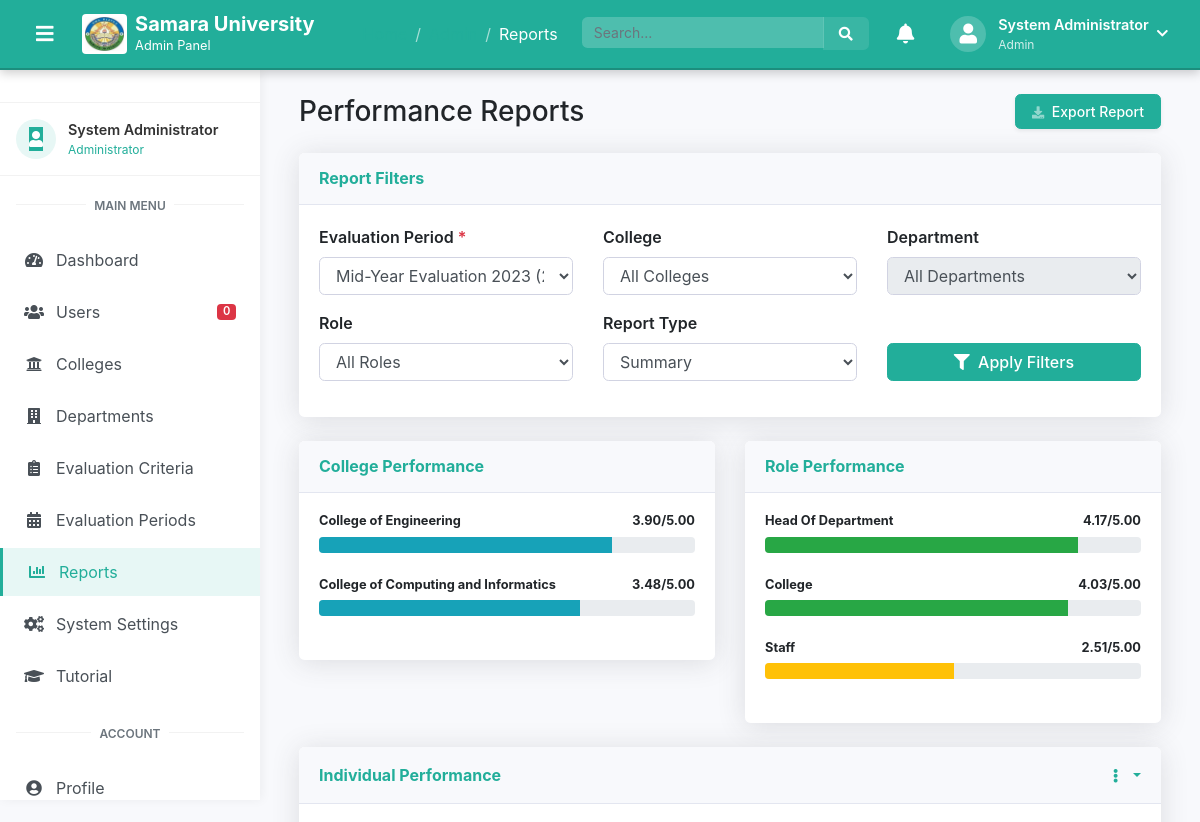
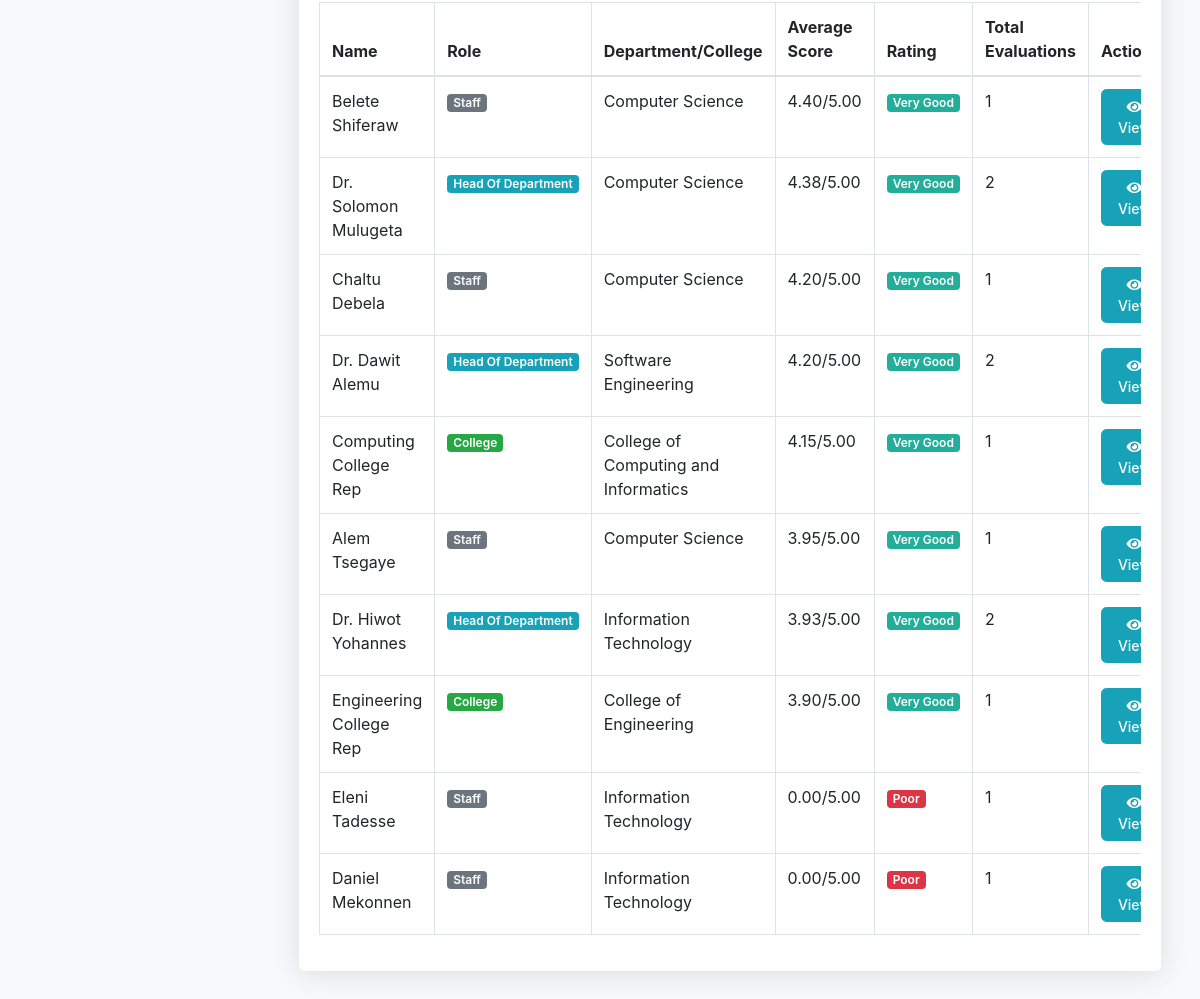
Page /admin/reports.php?period_id=1 (signed in) on the committed database (2 pictures, top to bottom).
### tables this page shows
CREATE TABLE IF NOT EXISTS colleges (
    college_id INT AUTO_INCREMENT PRIMARY KEY,
    name VARCHAR(100) NOT NULL,
    code VARCHAR(20) NOT NULL UNIQUE,
    description TEXT,
    vision TEXT,
    mission TEXT,
    created_at TIMESTAMP DEFAULT CURRENT_TIMESTAMP,
    updated_at TIMESTAMP DEFAULT CURRENT_TIMESTAMP ON UPDATE CURRENT_TIMESTAMP
);

CREATE TABLE IF NOT EXISTS users (
    user_id INT AUTO_INCREMENT PRIMARY KEY,
    username VARCHAR(50) NOT NULL UNIQUE,
    password VARCHAR(255) NOT NULL,
    email VARCHAR(100) NOT NULL UNIQUE,
    full_name VARCHAR(100) NOT NULL,
    role ENUM('admin', 'dean', 'college', 'head_of_department', 'staff', 'hrm') NOT NULL,
    department_id INT,
    college_id INT,
    position VARCHAR(100),
    profile_image VARCHAR(255),
    bio TEXT,
    phone VARCHAR(20),
    address TEXT,
    status TINYINT(1) DEFAULT 1,
    last_login DATETIME,
    created_at TIMESTAMP DEFAULT CURRENT_TIMESTAMP,
    updated_at TIMESTAMP DEFAULT CURRENT_TIMESTAMP ON UPDATE CURRENT_TIMESTAMP,
    FOREIGN KEY (department_id) REFERENCES departments(department_id) ON DELETE SET NULL,
    FOREIGN KEY (college_id) REFERENCES colleges(college_id) ON DELETE SET NULL
);

CREATE TABLE IF NOT EXISTS departments (
    department_id INT AUTO_INCREMENT PRIMARY KEY,
    name VARCHAR(100) NOT NULL,
    code VARCHAR(20) NOT NULL UNIQUE,
    college_id INT NOT NULL,
    description TEXT,
    created_at TIMESTAMP DEFAULT CURRENT_TIMESTAMP,
    updated_at TIMESTAMP DEFAULT CURRENT_TIMESTAMP ON UPDATE CURRENT_TIMESTAMP,
    FOREIGN KEY (college_id) REFERENCES colleges(college_id) ON DELETE CASCADE
);

### admin/reports.php (the view, shortened to what the rows shown need)
<?php
require_once BASE_PATH . '/includes/config.php';
$period_id = isset($_GET['period_id']) ? (int)$_GET['period_id'] : 0;
$report_type = isset($_GET['report_type']) ? sanitize_input($_GET['report_type']) : 'summary';
$college_performance = [];
$individual_performance = [];
if ($period_id > 0) {
    $sql = "SELECT c.college_id, c.name, AVG(e.total_score) as avg_score, COUNT(DISTINCT e.evaluation_id) as total_evaluations
            FROM colleges c
            LEFT JOIN users u ON c.college_id = u.college_id
            LEFT JOIN evaluations e ON u.user_id = e.evaluatee_id
            WHERE e.period_id = ?
            GROUP BY c.college_id
            ORDER BY avg_score DESC";
    $stmt = $conn->prepare($sql);
    $stmt->bind_param("i", $period_id);
    $stmt->execute();
    $result = $stmt->get_result();
    if ($result && $result->num_rows > 0) {
        while ($row = $result->fetch_assoc()) {
            $college_performance[] = $row;
        }
    }
    $sql = "SELECT u.user_id, u.full_name, u.role, d.name as department_name, c.name as college_name,
            AVG(e.total_score) as avg_score, COUNT(DISTINCT e.evaluation_id) as total_evaluations
            FROM users u
            LEFT JOIN departments d ON u.department_id = d.department_id
            LEFT JOIN colleges c ON u.college_id = c.college_id
            JOIN evaluations e ON u.user_id = e.evaluatee_id
            WHERE e.period_id = ?";
    $params = [$period_id];
    $types = "i";
    $sql .= " GROUP BY u.user_id ORDER BY avg_score DESC";
    $stmt = $conn->prepare($sql);
    $stmt->bind_param($types, ...$params);
    $stmt->execute();
    $result = $stmt->get_result();
    if ($result && $result->num_rows > 0) {
        while ($row = $result->fetch_assoc()) {
            $individual_performance[] = $row;
        }
    }
}
include_once BASE_PATH . '/includes/header_management.php';
include_once BASE_PATH . '/includes/sidebar.php';
?>
<div class="dashboard-content">
    <div class="container-fluid">
        <div class="d-sm-flex align-items-center justify-content-between mb-4">
            <h1 class="h3 mb-0 text-gray-800">Performance Reports</h1>
        </div>
        <?php if ($period_id > 0): ?>
            <?php if ($report_type === 'summary'): ?>
                <div class="row">
                    <div class="col-lg-6">
                        <div class="card shadow mb-4">
                            <div class="card-body">
                                <?php if (count($college_performance) > 0): ?>
                                    <?php foreach ($college_performance as $college): ?>
                                        <h4 class="small font-weight-bold">
                                            <?php echo $college['name']; ?>
                                            <span class="float-right"><?php echo number_format($college['avg_score'], 2); ?>/5.00</span>
                                        </h4>
                                        <div class="progress mb-4">
                                            <div class="progress-bar bg-<?php
                                                $score_percent = ($college['avg_score'] / 5) * 100;
                                                if ($score_percent >= 80) {
                                                    echo 'success';
                                                } elseif ($score_percent >= 60) {
                                                    echo 'info';
                                                } elseif ($score_percent >= 40) {
                                                    echo 'warning';
                                                } else {
                                                    echo 'danger';
                                                }
                                            ?>" role="progressbar" style="width: <?php echo $score_percent; ?>%"
                                                aria-valuenow="<?php echo $college['avg_score']; ?>" aria-valuemin="0" aria-valuemax="5"></div>
                                        </div>
                                    <?php endforeach; ?>
                                <?php else: ?>
                                    <p class="text-center">No college performance data available.</p>
                                <?php endif; ?>
                            </div>
                        </div>
                    </div>
                </div>
            <?php endif; ?>
            <div class="card shadow mb-4">
                <div class="card-body">
                    <?php if (count($individual_performance) > 0): ?>
                        <div class="table-responsive">
                            <table class="table table-bordered" id="performanceTable" width="100%" cellspacing="0">
                                <thead>
                                    <tr>
                                        <th>Name</th>
                                        <th>Role</th>
                                        <th>Department/College</th>
                                        <th>Average Score</th>
                                        <th>Rating</th>
                                        <th>Total Evaluations</th>
                                        <th>Actions</th>
                                    </tr>
                                </thead>
                                <tbody>
                                    <?php foreach ($individual_performance as $individual): ?>
                                        <tr>
                                            <td><?php echo $individual['full_name']; ?></td>
                                            <td>
                                                <span class="badge badge-<?php
                                                    switch ($individual['role']) {
                                                        case 'head_of_department':
                                                            echo 'info';
                                                            break;
                                                        case 'college':
                                                            echo 'success';
                                                            break;
                                                        default:
                                                            echo 'secondary';
                                                    }
                                                ?>">
                                                    <?php echo ucwords(str_replace('_', ' ', $individual['role'])); ?>
                                                </span>
                                            </td>
                                            <td>
                                                <?php
                                                if (!empty($individual['department_name'])) {
                                                    echo $individual['department_name'];
                                                } elseif (!empty($individual['college_name'])) {
                                                    echo $individual['college_name'];
                                                } else {
                                                    echo 'N/A';
                                                }
                                                ?>
                                            </td>
                                            <td><?php echo number_format($individual['avg_score'], 2); ?>/5.00</td>
                                            <td>
                                                <?php
                                                $score = $individual['avg_score'];
                                                if ($score >= 4.5) {
                                                    echo '<span class="badge badge-success">Excellent</span>';
                                                } elseif ($score >= 3.5) {
                                                    echo '<span class="badge badge-primary">Very Good</span>';
                                                } elseif ($score >= 2.5) {
                                                    echo '<span class="badge badge-info">Good</span>';
                                                } elseif ($score >= 1.5) {
                                                    echo '<span class="badge badge-warning">Fair</span>';
                                                } else {
                                                    echo '<span class="badge badge-danger">Poor</span>';
                                                }
                                                ?>
                                            </td>
                                            <td><?php echo $individual['total_evaluations']; ?></td>
                                            <td>
                                                <a href="<?php echo $base_url; ?>admin/view_evaluations.php?user_id=<?php echo $individual['user_id']; ?>&period_id=<?php echo $period_id; ?>" class="btn btn-sm btn-info">
                                                    <i class="fas fa-eye"></i> View
                                                </a>
                                            </td>
                                        </tr>
                                    <?php endforeach; ?>
                                </tbody>
                            </table>
                        </div>
                    <?php else: ?>
                        <p class="text-center">No individual performance data available for the selected filters.</p>
                    <?php endif; ?>
                </div>
            </div>
        <?php else: ?>
            <div class="alert alert-info">
                <p>Please select an evaluation period to view reports.</p>
            </div>
        <?php endif; ?>
    </div>
</div>
<?php
include_once BASE_PATH . '/includes/footer_management.php';
?>

### rows in the picture
colleges: name "College of Engineering", avg_score "3.90", $score_percent 78 (drawn)
colleges: name "College of Computing and Informatics", avg_score "3.48", $score_percent 69.5 (drawn)
users: full_name "Belete Shiferaw", role "Staff", department.name "Computer Science", avg_score "4.40", shows "Very Good", total_evaluations "1"
users: full_name "Dr. Solomon Mulugeta", role "Head Of Department", department.name "Computer Science", avg_score "4.38", shows "Very Good", total_evaluations "2"
users: full_name "Chaltu Debela", role "Staff", department.name "Computer Science", avg_score "4.20", shows "Very Good", total_evaluations "1"
users: full_name "Dr. Dawit Alemu", role "Head Of Department", department.name "Software Engineering", avg_score "4.20", shows "Very Good", total_evaluations "2"
users: full_name "Computing College Rep", role "College", college.name "College of Computing and Informatics", avg_score "4.15", shows "Very Good", total_evaluations "1"
users: full_name "Alem Tsegaye", role "Staff", department.name "Computer Science", avg_score "3.95", shows "Very Good", total_evaluations "1"
users: full_name "Dr. Hiwot Yohannes", role "Head Of Department", department.name "Information Technology", avg_score "3.93", shows "Very Good", total_evaluations "2"
users: full_name "Engineering College Rep", role "College", college.name "College of Engineering", avg_score "3.90", shows "Very Good", total_evaluations "1"
users: full_name "Eleni Tadesse", role "Staff", department.name "Information Technology", avg_score "0.00", shows "Poor", total_evaluations "1"
users: full_name "Daniel Mekonnen", role "Staff", department.name "Information Technology", avg_score "0.00", shows "Poor", total_evaluations "1"

### other values in the picture
$page_title "Reports"
$user_name "System Administrator"
$user_role "Admin"
$item['title'] "Dashboard"
$item['title'] "Users"
$item['badge']['count'] "0"
$item['title'] "Colleges"
$item['title'] "Departments"
$item['title'] "Evaluation Criteria"
$item['title'] "Evaluation Periods"
$item['title'] "Reports"
$item['title'] "System Settings"
$item['title'] "Tutorial"
str_replace('_', ' ', $role_data['role']) "Head Of Department"
$role_data['avg_score'] "4.17"
